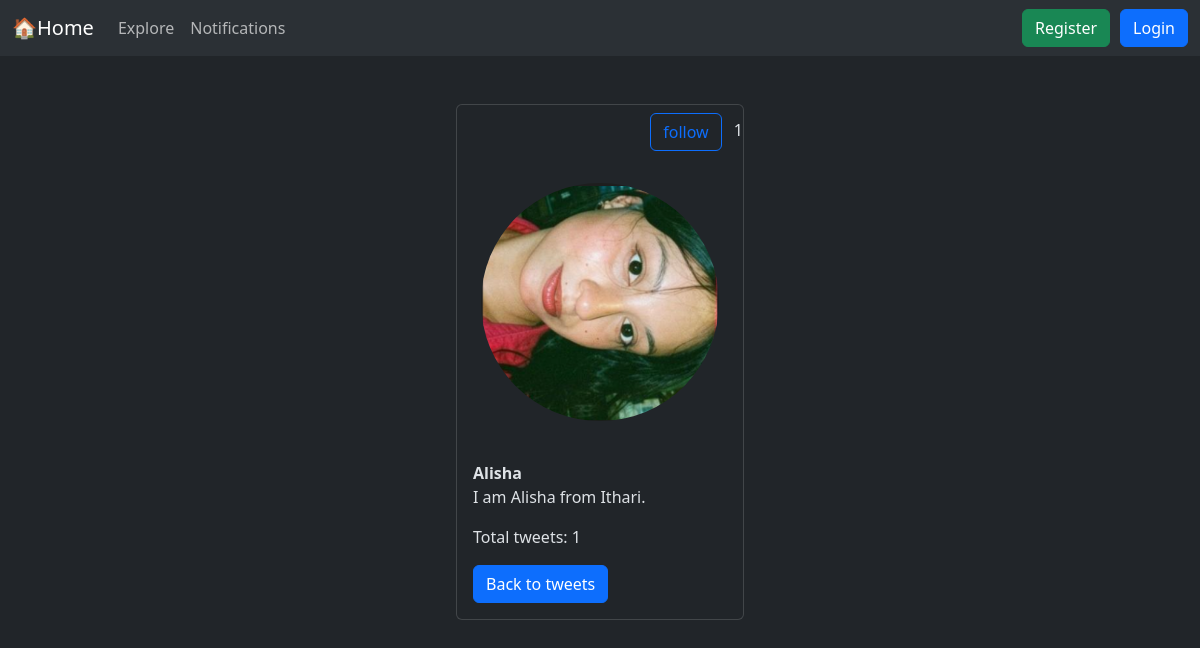
The page /tweet/profile/Alisha/ on the database its author committed.
### tweet/models.py (models this page shows, shortened)
class Profile(models.Model):
    user= models.OneToOneField(User,on_delete=models.CASCADE)
    bio=models.TextField(max_length=200, blank=True)
    profile_picture=models.ImageField(upload_to='profile_pics/',blank=True,null=True)

### tweet/views.py (the view)
# urls.py: path('profile/<str:username>/', views.profile_view, name='profile_view'),
def profile_view(request, username):
    target_user=get_object_or_404( User, username=username)
    profile=get_object_or_404(Profile,user=target_user)
    tweet_count=Tweet.objects.filter(user=target_user).count()
    if request.user.is_authenticated:
        if target_user.followers.filter(follower=request.user).exists():
            target_user.is_followed=True
        else:
            target_user.is_followed=False
    return render(request,'profile_view.html',{'user':request.user,'target_user':target_user, 'profile':profile,'bio':profile.bio,'tweet_count':tweet_count})

### tweet/templates/profile_view.html (shortened to what this page needs)
{% extends "base.html" %}
{% block content %}
<div class="d-flex justify-content-center mt-5">
<div class="card" style="width: 18rem;">
  <div class="d-flex justify-content-end">
     <form action="{% url 'follow_user' target_user.id %}" method="POST">
          <button {% if target_user.is_followed %}
          class='btn btn-primary m-2' type='submit'
          {% else %}
          class='btn btn-outline-primary m-2' type='submit'
          {% endif %}>
            {% if target_user.is_followed %}
              following
            {% else %}
              follow
            {% endif %}
        </button>
        {{target_user.followers.count}}
      </form>
      </div>
    <img src="{{profile.profile_picture.url}}" class="card-img-top rounded-circle p-4" alt="...">
    <div class="card-body">
      <strong>{{target_user.username}}</strong>
      <p class="card-text">{{profile.bio}}</p>
      <p class="card-text">Total tweets: {{tweet_count}}</p>
      <a href="{% url 'tweet_list' %}" class="btn btn-primary">Back to tweets</a>
    </div>
  </div>
</div>
{% endblock  %}

### rows shown on the page
Profile: profile_picture (picture), bio "I am Alisha from Ithari."

### other values the page prints
{{ target_user.followers.count }} "1"
{{ target_user.username }} "Alisha"
{{ tweet_count }} "1"
